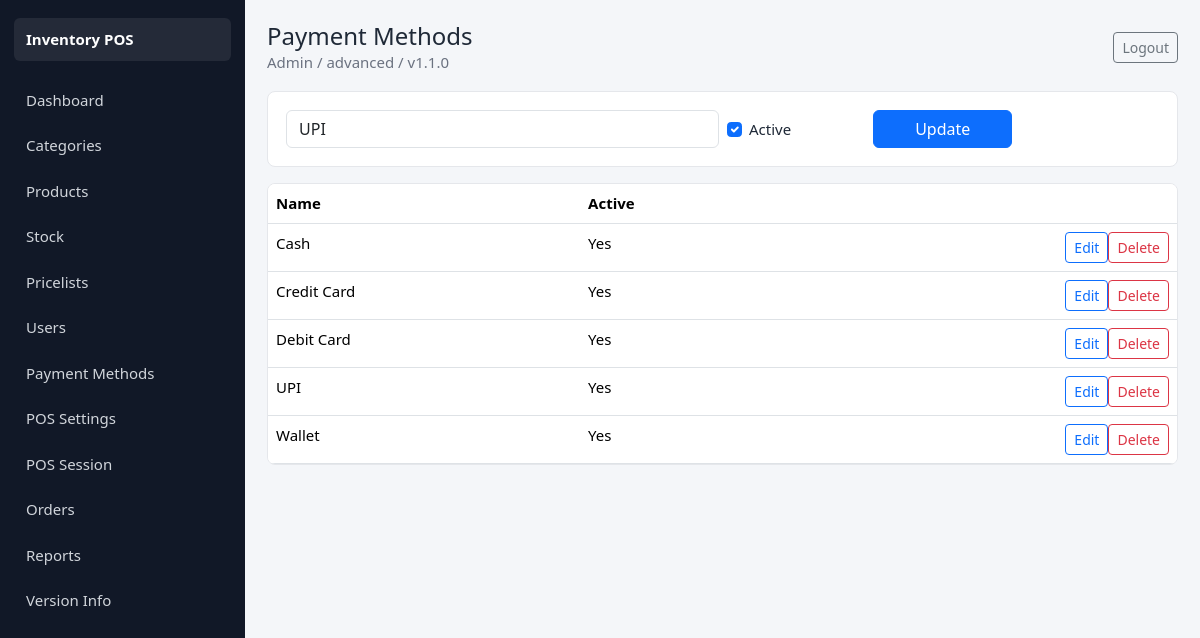
Screenshot of /modules/pos/payment_methods.php?edit=2 (signed in) with the database file from the repository.
### tables this page shows
CREATE TABLE payment_methods (
  id INT AUTO_INCREMENT PRIMARY KEY,
  name VARCHAR(100) NOT NULL,
  active TINYINT(1) NOT NULL DEFAULT 1
);

### config/auth.php (called while the page is built, shortened)
<?php
function e(?string $value): string
{
    return htmlspecialchars((string)$value, ENT_QUOTES, 'UTF-8');
}

### modules/pos/payment_methods.php (the view, shortened to what this page needs)
<?php
require __DIR__ . '/../../config/database.php'; require __DIR__ . '/../../config/auth.php';
$edit = null; if (isset($_GET['edit'])) { $stmt=$pdo->prepare('SELECT * FROM payment_methods WHERE id=?'); $stmt->execute([(int)$_GET['edit']]); $edit=$stmt->fetch(); }
$methods = $pdo->query('SELECT * FROM payment_methods ORDER BY name')->fetchAll();
require __DIR__ . '/../../templates/header.php';
?>
<form class="panel mb-3" method="post"><?= csrf_field() ?><input type="hidden" name="id" value="<?= e($edit['id'] ?? '') ?>"><div class="row g-2"><div class="col-md-6"><input class="form-control" name="name" placeholder="Payment method" value="<?= e($edit['name'] ?? '') ?>" required></div><div class="col-md-2"><label class="form-check mt-2"><input class="form-check-input" type="checkbox" name="active" <?= !isset($edit['active']) || $edit['active'] ? 'checked' : '' ?>> Active</label></div><div class="col-md-2"><button class="btn btn-primary w-100"><?= $edit ? 'Update' : 'Add' ?></button></div></div></form>
<div class="table-wrap"><table class="table mb-0"><thead><tr><th>Name</th><th>Active</th><th></th></tr></thead><tbody><?php foreach ($methods as $m): ?><tr><td><?= e($m['name']) ?></td><td><?= $m['active'] ? 'Yes' : 'No' ?></td><td class="text-end"><a class="btn btn-sm btn-outline-primary" href="?edit=<?= $m['id'] ?>">Edit</a><form class="d-inline" method="post"><?= csrf_field() ?><input type="hidden" name="delete_id" value="<?= $m['id'] ?>"><button class="btn btn-sm btn-outline-danger" data-confirm="Delete method?">Delete</button></form></td></tr><?php endforeach; ?></tbody></table></div>
<?php require __DIR__ . '/../../templates/footer.php'; ?>

### assets/css/style.css (style rules this page uses)
:root { --ink: #1f2937; --muted: #6b7280; --line: #e5e7eb; --accent: #2563eb; --surface: #ffffff; --bg: #f4f6f9; }
body { background: var(--bg); color: var(--ink); font-size: 15px; }
.panel, .metric { background: var(--surface); border: 1px solid var(--line); border-radius: 8px; padding: 18px; }
.table-wrap { background: var(--surface); border: 1px solid var(--line); border-radius: 8px; overflow: auto; }

### rows the page displays
payment_methods: name "UPI", active "☑", shows "Yes"
payment_methods: name "Cash", active "Yes"
payment_methods: name "Credit Card", active "Yes"
payment_methods: name "Debit Card", active "Yes"
payment_methods: name "Wallet", active "Yes"

### other values shown
$title "Payment Methods"
current_user()['name'] "Admin"
current_user()['role'] "advanced"
APP_VERSION "1.1.0"
